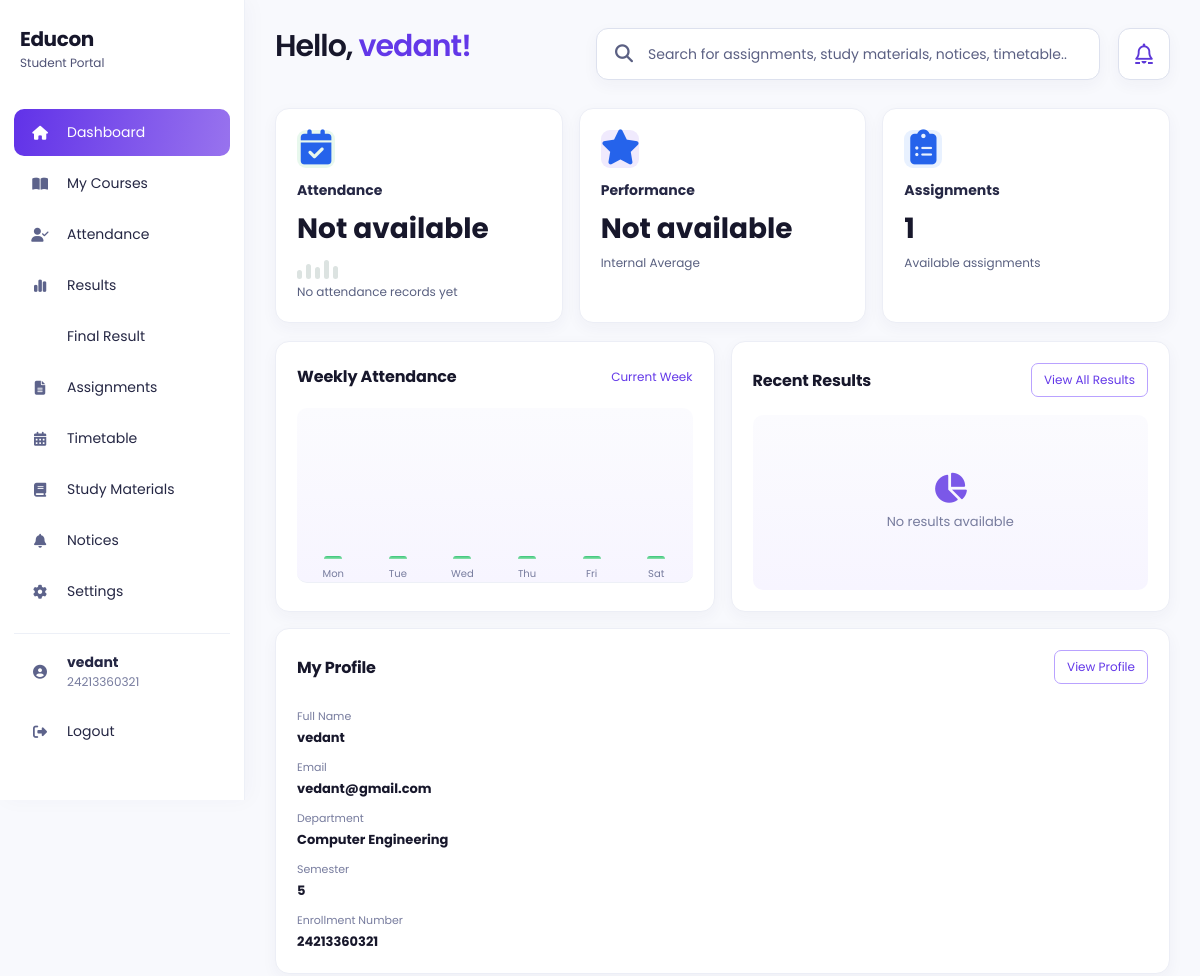
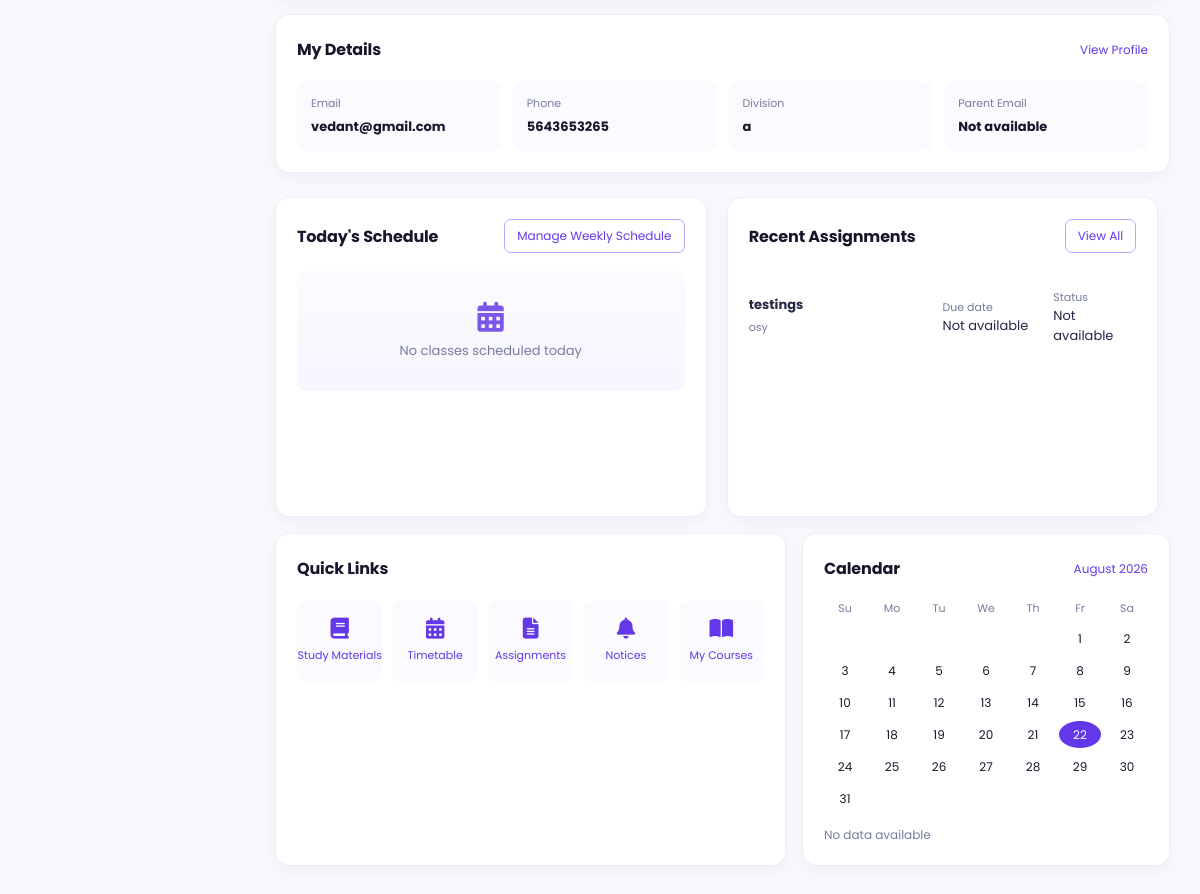
The page /student (signed in) on the database as committed earlier (2 pictures, top to bottom).
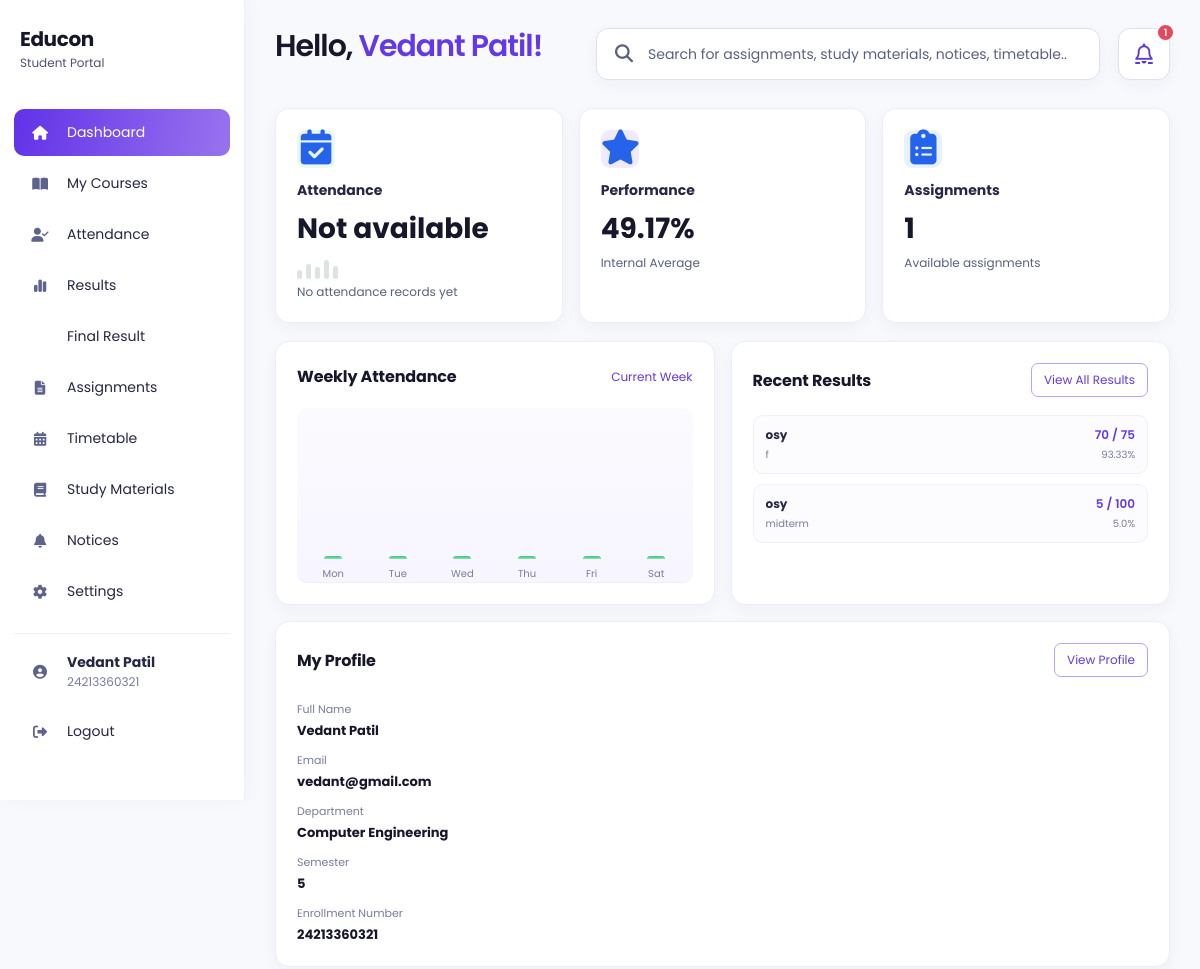
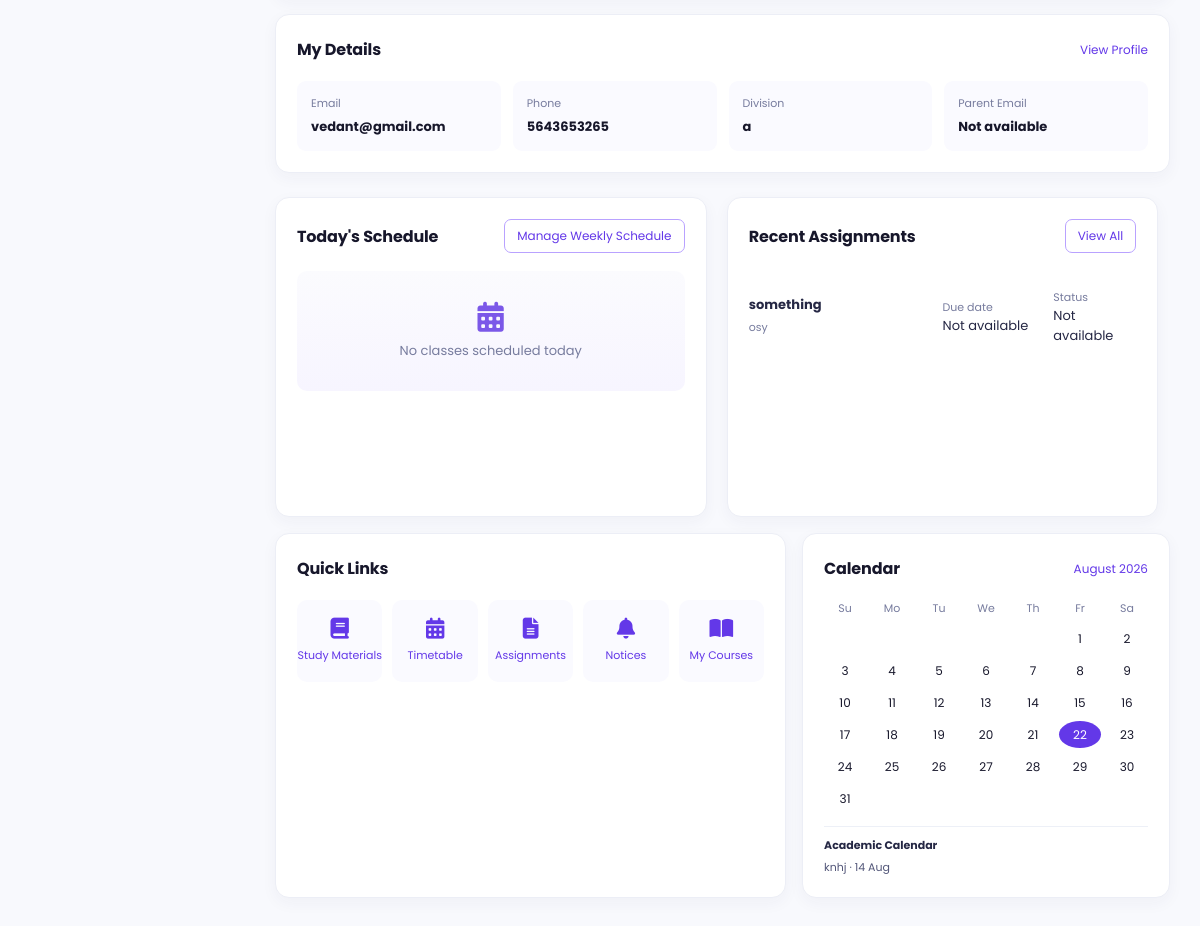
The same page on the database as committed later (2 pictures, top to bottom).
### models/user.py (models this page shows, shortened)
class User(UserMixin, db.Model):
    __tablename__ = "users"
    id = db.Column(
        db.Integer,
        primary_key=True
    )
    full_name = db.Column(
        db.String(100),
        nullable=False
    )
    enrollment_no = db.Column(
        db.String(50),
        unique=True,
        nullable=True
    )
    employee_id = db.Column(
        db.String(50),
        unique=True,
        nullable=True
    )
    parent_id = db.Column(
        db.String(50),
        unique=True,
        nullable=True
    )
    admin_id = db.Column(
        db.String(50),
        unique=True,
        nullable=True
    )
    email = db.Column(
        db.String(120),
        unique=True,
        nullable=True
    )
    phone = db.Column(
        db.String(20),
        nullable=True
    )
    password = db.Column(
        db.String(200),
        nullable=False
    )
    role = db.Column(
        db.String(20),
        nullable=False
    )
    theme = db.Column(db.String(20), nullable=False, default="light", server_default="light")
    notifications_enabled = db.Column(db.Boolean, nullable=False, default=True, server_default="1")
    accent_color = db.Column(db.String(20), nullable=False, default="purple", server_default="purple")

### models/academic_material.py (models this page shows)
class AcademicMaterial(db.Model):
    __tablename__ = "academic_materials"
    id = db.Column(db.Integer, primary_key=True)
    teacher_user_id = db.Column(
        db.Integer,
        db.ForeignKey("users.id"),
        nullable=False,
        index=True,
    )
    material_type = db.Column(db.String(30), nullable=False, index=True)
    department = db.Column(db.String(50), nullable=False, index=True)
    subject = db.Column(db.String(100), nullable=True, index=True)
    title = db.Column(db.String(150), nullable=False)
    description = db.Column(db.Text, nullable=True)
    original_filename = db.Column(db.String(255), nullable=True)
    stored_filename = db.Column(db.String(255), nullable=True, unique=True)
    uploaded_at = db.Column(db.DateTime, default=datetime.utcnow, nullable=False)
    teacher = db.relationship("User", foreign_keys=[teacher_user_id])

### models/student_result.py (models this page shows)
class StudentResult(db.Model):
    __tablename__ = "student_results"
    __table_args__ = (db.UniqueConstraint("student_user_id", "subject", "exam", name="uq_student_result_exam"),)
    id = db.Column(db.Integer, primary_key=True)
    student_user_id = db.Column(db.Integer, db.ForeignKey("users.id"), nullable=False, index=True)
    teacher_user_id = db.Column(db.Integer, db.ForeignKey("users.id"), nullable=False, index=True)
    subject = db.Column(db.String(100), nullable=False)
    exam = db.Column(db.String(150), nullable=False)
    marks_grade = db.Column(db.String(50), nullable=False)
    out_of_marks = db.Column(db.Float, nullable=False, default=100)
    is_internal = db.Column(db.Boolean, nullable=False, default=True, server_default="1")
    updated_at = db.Column(db.DateTime, default=datetime.utcnow, onupdate=datetime.utcnow, nullable=False)
    student = db.relationship("User", foreign_keys=[student_user_id])
    teacher = db.relationship("User", foreign_keys=[teacher_user_id])

### app.py (the view)
@app.route("/student")
def student():
    user, student_profile = get_current_student_profile()
    if not user:
        flash("Access denied!")
        return redirect(
            url_for("login")
        )
    assignment_query = AcademicMaterial.query.filter_by(
        material_type="Assignment",
        department=student_profile.department,
    )
    pending_assignment_count = assignment_query.count()
    today = datetime.today()
    today_schedule = get_student_schedule_for_day(user.id, today.weekday())
    available_subjects = get_department_subjects(student_profile.department)
    assignment_query = AcademicMaterial.query.filter_by(
        material_type="Assignment",
        department=student_profile.department,
    )
    if available_subjects:
        assignment_query = assignment_query.filter(
            AcademicMaterial.subject.in_(available_subjects)
        )
    recent_assignments = assignment_query.order_by(
        AcademicMaterial.uploaded_at.desc()
    ).limit(5).all()
    calendar_events = AcademicMaterial.query.filter_by(
        material_type="Academic Calendar",
        department=student_profile.department,
    ).order_by(AcademicMaterial.uploaded_at.desc()).all()
    unread_notification_count = StudentNotification.query.filter_by(
        student_user_id=user.id,
    ).filter(StudentNotification.read_at.is_(None)).count()
    today_lectures = WeeklySchedule.query.filter(
        WeeklySchedule.day_of_week == datetime.today().weekday(),
        WeeklySchedule.student_user_id == user.id,
        func.lower(func.trim(WeeklySchedule.teacher)) == user.full_name.strip().lower(),
    ).order_by(WeeklySchedule.start_time).all()
    attendance_overall = get_attendance_summary(user.id)[1]
    week_start = today.date() - timedelta(days=today.weekday())
    weekly_attendance = []
    for day_offset, label in enumerate(("Monday", "Tuesday", "Wednesday", "Thursday", "Friday", "Saturday")):
        day = week_start + timedelta(days=day_offset)
        attended = Attendance.query.filter_by(
            student_user_id=user.id, date=day, status="Present"
        ).count()
        weekly_attendance.append({"label": label, "attended": attended})
    weekly_attendance_max = max((point["attended"] for point in weekly_attendance), default=0)
    internal_results = StudentResult.query.filter_by(student_user_id=user.id, is_internal=True).all()
    internal_percentages = []
    for result in internal_results:
        try:
            if result.out_of_marks and float(result.out_of_marks) > 0:
                internal_percentages.append(float(result.marks_grade) / float(result.out_of_marks) * 100)
        except (TypeError, ValueError):
            continue
    internal_average = round(sum(internal_percentages) / len(internal_percentages), 2) if internal_percentages else None
    recent_results = []
    for result in StudentResult.query.filter_by(student_user_id=user.id).order_by(StudentResult.updated_at.desc()).limit(5).all():
        percentage = None
        try:
            if result.out_of_marks and float(result.out_of_marks) > 0:
                percentage = round(float(result.marks_grade) / float(result.out_of_marks) * 100, 2)
        except (TypeError, ValueError):
            pass
        recent_results.append({
            "subject": result.subject,
            "exam": result.exam,
            "marks": result.marks_grade,
            "out_of_marks": result.out_of_marks,
            "percentage": percentage,
        })
    return render_template(
        "student.html",
        current_user=user,
        student_profile=student_profile,
        pending_assignment_count=pending_assignment_count,
        attendance_percentage=attendance_overall,
        overall_gpa=f"{internal_average}%" if internal_average is not None else None,
        attendance_overview=weekly_attendance,
        weekly_attendance_max=weekly_attendance_max,
        grades_overview=[],
        recent_results=recent_results,
        today_schedule=today_schedule,
        recent_assignments=recent_assignments,
        calendar_events=calendar_events,
        calendar_year=today.year,
        calendar_month=today.strftime("%B"),
        month_grid=calendar_module.monthcalendar(today.year, today.month),
        today_day=today.day,
        unread_notification_count=unread_notification_count,
        today_lectures=today_lectures,
        active_page="dashboard"
    )

### app.py (called while the page is built)
@login_manager.user_loader
def load_user(user_id):
    try:
        return db.session.get(User, int(user_id))
    except (TypeError, ValueError):
        return None

@app.before_request
def restore_application_session():
    if current_user.is_authenticated:
        session["user_id"] = current_user.id
        session["role"] = current_user.role

def get_current_student_profile():
    if session.get("role") != "Student" or "user_id" not in session:
        return None, None
    user = db.session.get(User, session["user_id"])
    if not user or user.role != "Student":
        session.clear()
        return None, None
    student_profile = Student.query.filter_by(user_id=user.id).first()
    if not student_profile:
        student_profile = Student(user_id=user.id)
        db.session.add(student_profile)
        db.session.commit()
    return user, student_profile

def get_student_schedule_for_day(user_id, day_of_week=None):
    if day_of_week is None:
        day_of_week = datetime.today().weekday()
    return WeeklySchedule.query.filter(
        WeeklySchedule.student_user_id == user_id,
        WeeklySchedule.day_of_week == day_of_week,
    ).order_by(WeeklySchedule.start_time).all()

### templates/student.html (shortened to what the changed rows need)
<!DOCTYPE html>
<html lang="en">
<head>
    <link rel="stylesheet" href="{{ url_for('static', filename='css/student.css') }}">
    <link rel="stylesheet" href="{{ url_for('static', filename='css/palette.css') }}">
    <link rel="stylesheet" href="https://cdnjs.cloudflare.com/ajax/libs/font-awesome/6.6.0/css/all.min.css">
</head>
<body class="student-dashboard-page theme-{{ current_user.theme or 'light' }} accent-{{ current_user.accent_color or 'purple' }}">
<div class="sidebar">
    <div class="logo"><h2>Educon</h2><small>Student Portal</small></div>
    <ul>
        <li class="sidebar-profile" onclick="window.location.href='{{ url_for('student_profile') }}'"><i class="fa-solid fa-circle-user"></i><div class="sidebar-profile-details"><strong>{{ current_user.full_name }}</strong><small>{{ current_user.enrollment_no or 'Enrollment unavailable' }}</small></div></li>
    </ul>
</div>
<main class="main">
    <div class="topbar"><div><h1>Hello, <span>{{ current_user.full_name }}!</span></h1></div><div class="topbar-actions">{% if current_user.notifications_enabled %}<a class="notification" href="{{ url_for('student_notices') }}" aria-label="Notifications"><i class="fa-regular fa-bell" aria-hidden="true"></i>{% if unread_notification_count %}<span class="notification-badge">{{ unread_notification_count if unread_notification_count < 100 else '99+' }}</span>{% endif %}</a>{% endif %}</div></div>
    <div class="cards">
        <a class="card stat-card attendance-card" href="{{ url_for('student_attendance') }}" aria-label="Open Attendance section"><h1>{{ attendance_percentage ~ '%' if attendance_percentage is not none else 'Not available' }}</h1></a>
        <a class="card stat-card" href="{{ url_for('student_results') }}" aria-label="Open Results section"><div class="card-icon purple"><i class="fa-solid fa-star"></i></div><h3>Performance</h3><h1>{{ overall_gpa if overall_gpa is not none else 'Not available' }}</h1><p>Internal Average</p></a>
        <a class="card stat-card" href="{{ url_for('student_assignments') }}" aria-label="Open Assignments section"><h1>{{ pending_assignment_count }}</h1></a>
    </div>
    <div class="dashboard-grid overview-grid">
        <section class="box overview"><div class="section-heading"><h3>Weekly Attendance</h3><span>Current Week</span></div><div class="overview-chart weekly-attendance-chart" aria-label="Weekly attendance chart">{% for point in attendance_overview %}<div class="chart-column"><span style="height: {{ (point.attended / weekly_attendance_max * 100) if weekly_attendance_max else 0 }}%" title="{{ point.label }}: {{ point.attended }} lectures attended"></span><small>{{ point.label[:3] }}</small></div>{% endfor %}</div></section>
        <section class="box overview recent-results-card"><div class="section-heading"><h3>Recent Results</h3><a class="profile-button" href="{{ url_for('student_results') }}">View All Results</a></div>{% if recent_results %}<div class="recent-results-list" aria-label="Recent exam results">{% for result in recent_results %}<div class="recent-result-item"><div><strong>{{ result.subject }}</strong><small>{{ result.exam }}</small></div><div><span>{{ result.marks }} / {{ result.out_of_marks|int if result.out_of_marks == result.out_of_marks|int else result.out_of_marks }}</span><small>{% if result.percentage is not none %}{{ result.percentage }}%{% else %}Not available{% endif %}</small></div></div>{% endfor %}</div>{% else %}<div class="overview-placeholder"><i class="fa-solid fa-chart-pie"></i><p>No results available</p></div>{% endif %}</section>
        <section class="box profile-summary"><div class="profile-summary-details"><div><small>Full Name</small><strong>{{ current_user.full_name }}</strong></div><div><small>Email</small><strong>{{ current_user.email or 'Not available' }}</strong></div><div><small>Enrollment Number</small><strong>{{ current_user.enrollment_no or 'Not available' }}</strong></div></div></section>
    </div>
    <section class="box details"><div class="detail-grid"><div><small>Email</small><strong>{{ current_user.email or 'Not available' }}</strong></div></div></section>
    <section class="box assignments-box"><div class="section-heading"><h3>Recent Assignments</h3><a class="profile-button" href="{{ url_for('student_assignments') }}">View All</a></div>{% if recent_assignments %}<div class="assignment-list">{% for assignment in recent_assignments %}<div class="assignment-item"><div><strong>{{ assignment.title }}</strong><small>{{ assignment.subject or 'Subject not available' }}</small></div><div><small>Due date</small><span>Not available</span></div><div><small>Status</small><span>Not available</span></div></div>{% endfor %}</div>{% else %}<div class="overview-placeholder assignment-empty"><i class="fa-solid fa-file-lines"></i><p>No data available</p></div>{% endif %}</section>
    <div class="dashboard-grid links-calendar-grid"><section class="box calendar-widget"><div class="section-heading"><h3></h3><span></span></div><div class="calendar-weekdays">{% for day in ['Su','Mo','Tu','We','Th','Fr','Sa'] %}<span>{{ day }}</span>{% endfor %}</div><div class="calendar-grid">{% for week in month_grid %}{% for day in week %}<span class="{% if day == 0 %}muted{% endif %}{% if day == today_day %} today{% endif %}">{{ day if day else '' }}</span>{% endfor %}{% endfor %}</div>{% if calendar_events %}<div class="calendar-events"><strong>Academic Calendar</strong>{% for event in calendar_events[:3] %}<span>{{ event.title }} · {{ event.uploaded_at.strftime('%d %b') }}</span>{% endfor %}</div>{% else %}<p class="calendar-empty">No data available</p>{% endif %}</section></div>
</main>
</body>
</html>

Rows that differ between the two databases and show on the page:
removed AcademicMaterial: title "testings", subject "osy", shown under "Recent Assignments"
changed User "vedant@gmail.com": full_name "vedant" → "Vedant Patil"
added StudentResult: subject "osy", exam "f", marks "70", out_of_marks "75", percentage "93.33"
added StudentResult: subject "osy", exam "midterm", marks "5", out_of_marks "100", percentage "5.0"
added AcademicMaterial: title "something", subject "osy", shown under "Recent Assignments"
added AcademicMaterial: title "knhj", uploaded_at "14 Aug"
Other text that changed with them:
{{ overall_gpa if overall_gpa is not none else 'Not available' }}: "Not available" → "49.17%"
text no longer shown: "No results available No data available"
text now shown: "1 Academic Calendar"
